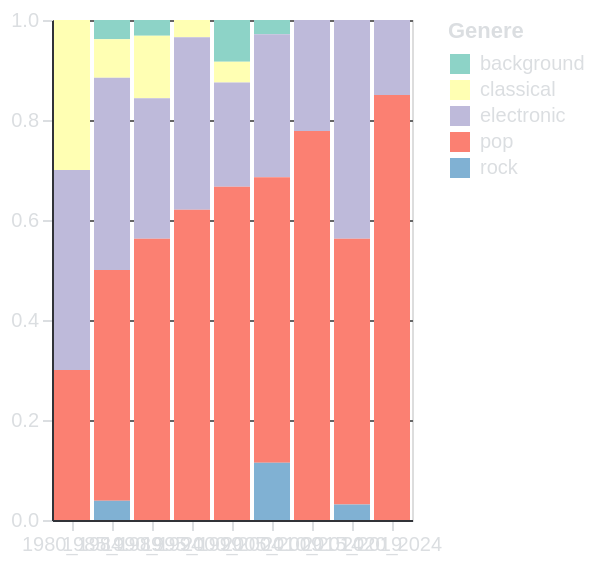

Express this chart as Vega-Lite.
### Vega-Lite specification from a JSON file in a GitHub repository (floating-point values rounded to 4 significant figures)
{"$schema": "https://vega.github.io/schema/vega-lite/v5.15.1.json", "config": {"axis": {"domainColor": "#313338", "gridColor": "#666666", "labelColor": "#DBDEE1", "tickColor": "#DBDEE1", "titleColor": "#DBDEE1"}, "background": "transparent", "legend": {"labelColor": "#DBDEE1", "titleColor": "#DBDEE1"}, "title": {"color": "#DBDEE1", "fontSize": 16}}, "data": {"name": "data-5924eb4b0b707d61efa70bc167442737"}, "datasets": {"data-5924eb4b0b707d61efa70bc167442737": [{"genre": "background", "lustrum": "1980_1984", "percentage": null}, {"genre": "background", "lustrum": "1985_1989", "percentage": 0.03846}, {"genre": "background", "lustrum": "1990_1994", "percentage": 0.03125}, {"genre": "background", "lustrum": "1995_1999", "percentage": null}, {"genre": "background", "lustrum": "2000_2004", "percentage": 0.08333}, {"genre": "background", "lustrum": "2005_2009", "percentage": 0.02857}, {"genre": "background", "lustrum": "2010_2014", "percentage": null}, {"genre": "background", "lustrum": "2015_2019", "percentage": null}, {"genre": "background", "lustrum": "2020_2024", "percentage": null}, {"genre": "classical", "lustrum": "1980_1984", "percentage": 0.3}, {"genre": "classical", "lustrum": "1985_1989", "percentage": 0.07692}, {"genre": "classical", "lustrum": "1990_1994", "percentage": 0.125}, {"genre": "classical", "lustrum": "1995_1999", "percentage": 0.03448}, {"genre": "classical", "lustrum": "2000_2004", "percentage": 0.04167}, {"genre": "classical", "lustrum": "2005_2009", "percentage": null}, {"genre": "classical", "lustrum": "2010_2014", "percentage": null}, {"genre": "classical", "lustrum": "2015_2019", "percentage": null}, {"genre": "classical", "lustrum": "2020_2024", "percentage": null}, {"genre": "electronic", "lustrum": "1980_1984", "percentage": 0.4}, {"genre": "electronic", "lustrum": "1985_1989", "percentage": 0.3846}, {"genre": "electronic", "lustrum": "1990_1994", "percentage": 0.2812}, {"genre": "electronic", "lustrum": "1995_1999", "percentage": 0.3448}, {"genre": "electronic", "lustrum": "2000_2004", "percentage": 0.2083}, {"genre": "electronic", "lustrum": "2005_2009", "percentage": 0.2857}, {"genre": "electronic", "lustrum": "2010_2014", "percentage": 0.2222}, {"genre": "electronic", "lustrum": "2015_2019", "percentage": 0.4375}, {"genre": "electronic", "lustrum": "2020_2024", "percentage": 0.15}, {"genre": "pop", "lustrum": "1980_1984", "percentage": 0.3}, {"genre": "pop", "lustrum": "1985_1989", "percentage": 0.4615}, {"genre": "pop", "lustrum": "1990_1994", "percentage": 0.5625}, {"genre": "pop", "lustrum": "1995_1999", "percentage": 0.6207}, {"genre": "pop", "lustrum": "2000_2004", "percentage": 0.6667}, {"genre": "pop", "lustrum": "2005_2009", "percentage": 0.5714}, {"genre": "pop", "lustrum": "2010_2014", "percentage": 0.7778}, {"genre": "pop", "lustrum": "2015_2019", "percentage": 0.5312}, {"genre": "pop", "lustrum": "2020_2024", "percentage": 0.85}, {"genre": "rock", "lustrum": "1980_1984", "percentage": null}, {"genre": "rock", "lustrum": "1985_1989", "percentage": 0.03846}, {"genre": "rock", "lustrum": "1990_1994", "percentage": null}, {"genre": "rock", "lustrum": "1995_1999", "percentage": null}, {"genre": "rock", "lustrum": "2000_2004", "percentage": null}, {"genre": "rock", "lustrum": "2005_2009", "percentage": 0.1143}, {"genre": "rock", "lustrum": "2010_2014", "percentage": null}, {"genre": "rock", "lustrum": "2015_2019", "percentage": 0.03125}, {"genre": "rock", "lustrum": "2020_2024", "percentage": null}]}, "encoding": {"color": {"field": "genre", "legend": {"title": "Genere"}, "scale": {"scheme": "set3"}, "type": "nominal"}, "tooltip": [{"field": "lustrum", "title": "Lustro", "type": "nominal"}, {"field": "genre", "title": "Genere Musicale", "type": "nominal"}, {"field": "percentage", "format": ".2f", "title": "Percentuale", "type": "quantitative"}], "x": {"axis": {"labelAngle": 0, "title": null}, "field": "lustrum", "type": "nominal"}, "y": {"field": "percentage", "scale": {"domain": [0, 1]}, "title": null, "type": "quantitative"}}, "height": 250, "mark": {"type": "bar"}, "width": "container"}
